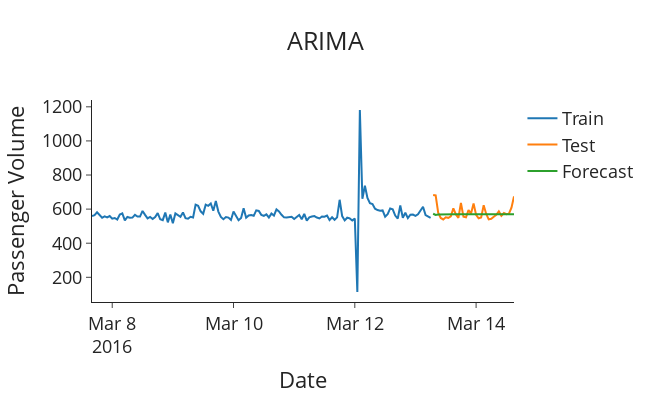

Notebook source saved alongside this figure:
### Code cell
import plotly.graph_objects as go

def plot_forecasts(forecasts: list[float], title: str) -> None:
    """Function to plot the forecasts."""
    fig = go.Figure()
    fig.add_trace(go.Scatter(x=train.index, y=train['Packet Rate'], name='Train'))
    fig.add_trace(go.Scatter(x=test.index, y=test['Packet Rate'], name='Test'))
    fig.add_trace(go.Scatter(x=test.index, y=forecasts, name='Forecast'))
    fig.update_layout(template="simple_white", font=dict(size=18), title_text=title,
                      width=650, title_x=0.5, height=400, xaxis_title='Date',
                      yaxis_title='Passenger Volume')

    return fig.show()


# Plot the forecasts
plot_forecasts(forecasts, 'ARIMA')

### Figure 1 — Plotly figure (JSON) as saved in the notebook; plotly's stock layout.template omitted (floating-point values rounded to 4 significant figures; data arrays with more than 128 entries replaced by an {"elided": "..."} marker saying what was removed)
{"data": [{"name": "Train", "type": "scatter", "x": {"elided": "134 str values"}, "y": {"elided": "134 float values"}}, {"name": "Test", "type": "scatter", "x": ["2016-03-13T07:00:00", "2016-03-13T08:00:00", "2016-03-13T09:00:00", "2016-03-13T10:00:00", "2016-03-13T11:00:00", "2016-03-13T12:00:00", "2016-03-13T13:00:00", "2016-03-13T14:00:00", "2016-03-13T15:00:00", "2016-03-13T16:00:00", "2016-03-13T17:00:00", "2016-03-13T18:00:00", "2016-03-13T19:00:00", "2016-03-13T20:00:00", "2016-03-13T21:00:00", "2016-03-13T22:00:00", "2016-03-13T23:00:00", "2016-03-14T00:00:00", "2016-03-14T01:00:00", "2016-03-14T02:00:00", "2016-03-14T03:00:00", "2016-03-14T04:00:00", "2016-03-14T05:00:00", "2016-03-14T06:00:00", "2016-03-14T07:00:00", "2016-03-14T08:00:00", "2016-03-14T09:00:00", "2016-03-14T10:00:00", "2016-03-14T11:00:00", "2016-03-14T12:00:00", "2016-03-14T13:00:00", "2016-03-14T14:00:00", "2016-03-14T15:00:00"], "y": [682.9, 680.3, 578.8, 548.3, 539.5, 551.8, 548.8, 557.4, 604.9, 568.7, 548.7, 635.8, 555.3, 551.6, 594.3, 573.9, 633.4, 566.1, 546.1, 550.6, 622.5, 571.6, 539.8, 543.0, 554.7, 566.5, 587.1, 560.5, 576.8, 570.0, 573.2, 607.9, 674.7]}, {"name": "Forecast", "type": "scatter", "x": ["2016-03-13T07:00:00", "2016-03-13T08:00:00", "2016-03-13T09:00:00", "2016-03-13T10:00:00", "2016-03-13T11:00:00", "2016-03-13T12:00:00", "2016-03-13T13:00:00", "2016-03-13T14:00:00", "2016-03-13T15:00:00", "2016-03-13T16:00:00", "2016-03-13T17:00:00", "2016-03-13T18:00:00", "2016-03-13T19:00:00", "2016-03-13T20:00:00", "2016-03-13T21:00:00", "2016-03-13T22:00:00", "2016-03-13T23:00:00", "2016-03-14T00:00:00", "2016-03-14T01:00:00", "2016-03-14T02:00:00", "2016-03-14T03:00:00", "2016-03-14T04:00:00", "2016-03-14T05:00:00", "2016-03-14T06:00:00", "2016-03-14T07:00:00", "2016-03-14T08:00:00", "2016-03-14T09:00:00", "2016-03-14T10:00:00", "2016-03-14T11:00:00", "2016-03-14T12:00:00", "2016-03-14T13:00:00", "2016-03-14T14:00:00", "2016-03-14T15:00:00"], "y": [572.9, 565.9, 569.0, 568.4, 568.9, 568.9, 569.0, 569.1, 569.1, 569.2, 569.2, 569.2, 569.2, 569.2, 569.2, 569.2, 569.2, 569.2, 569.2, 569.2, 569.2, 569.2, 569.2, 569.2, 569.2, 569.2, 569.2, 569.2, 569.2, 569.2, 569.2, 569.2, 569.2]}], "layout": {"font": {"size": 18}, "height": 400, "title": {"text": "ARIMA", "x": 0.5}, "width": 650, "xaxis": {"autorange": true, "range": ["2016-03-07 16:00", "2016-03-14 15:00"], "title": {"text": "Date"}, "type": "date"}, "yaxis": {"autorange": true, "range": [55.16, 1240.0], "title": {"text": "Passenger Volume"}, "type": "linear"}}}
